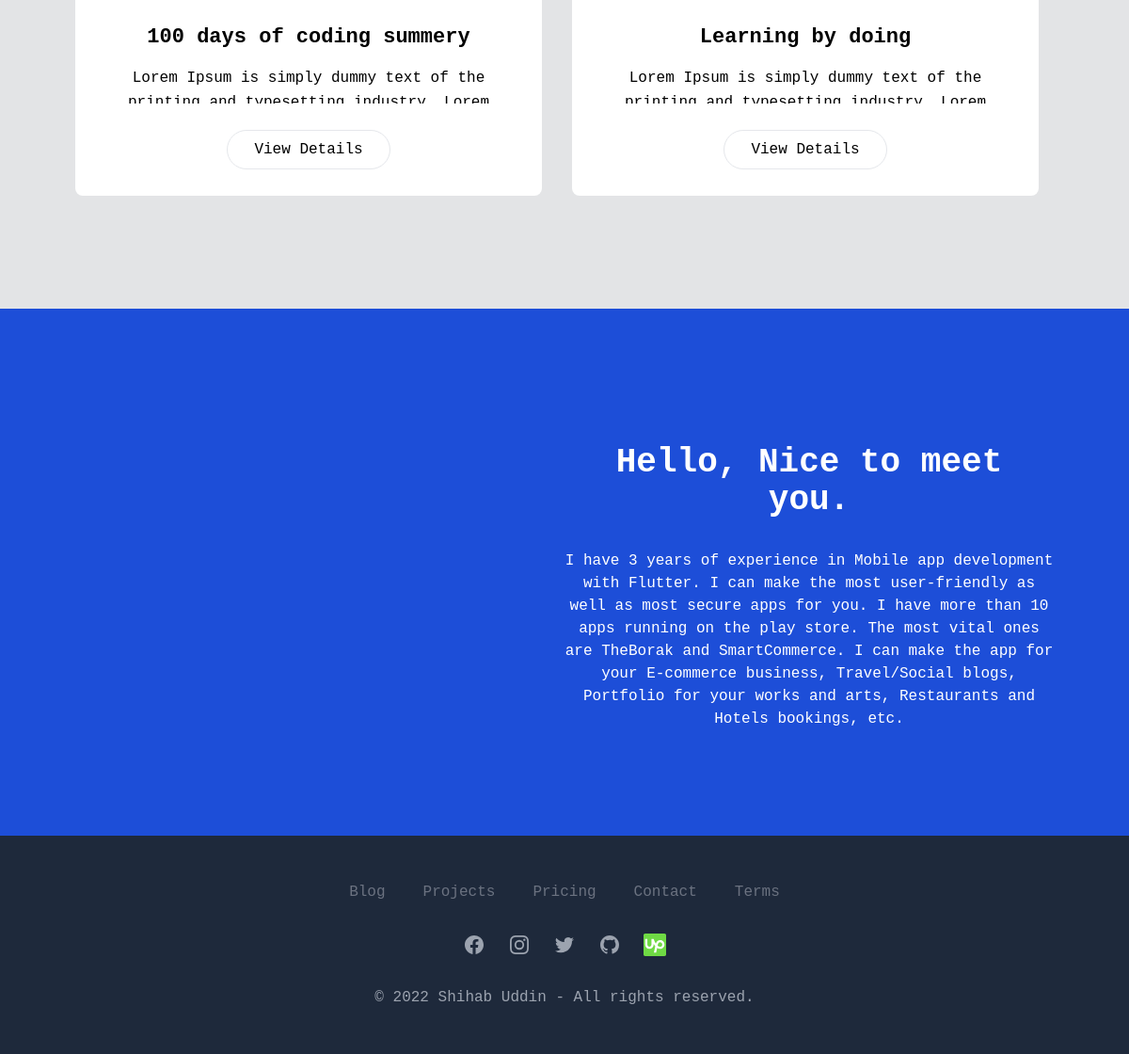
/ (lower part), run on an earlier commit of the app's database.
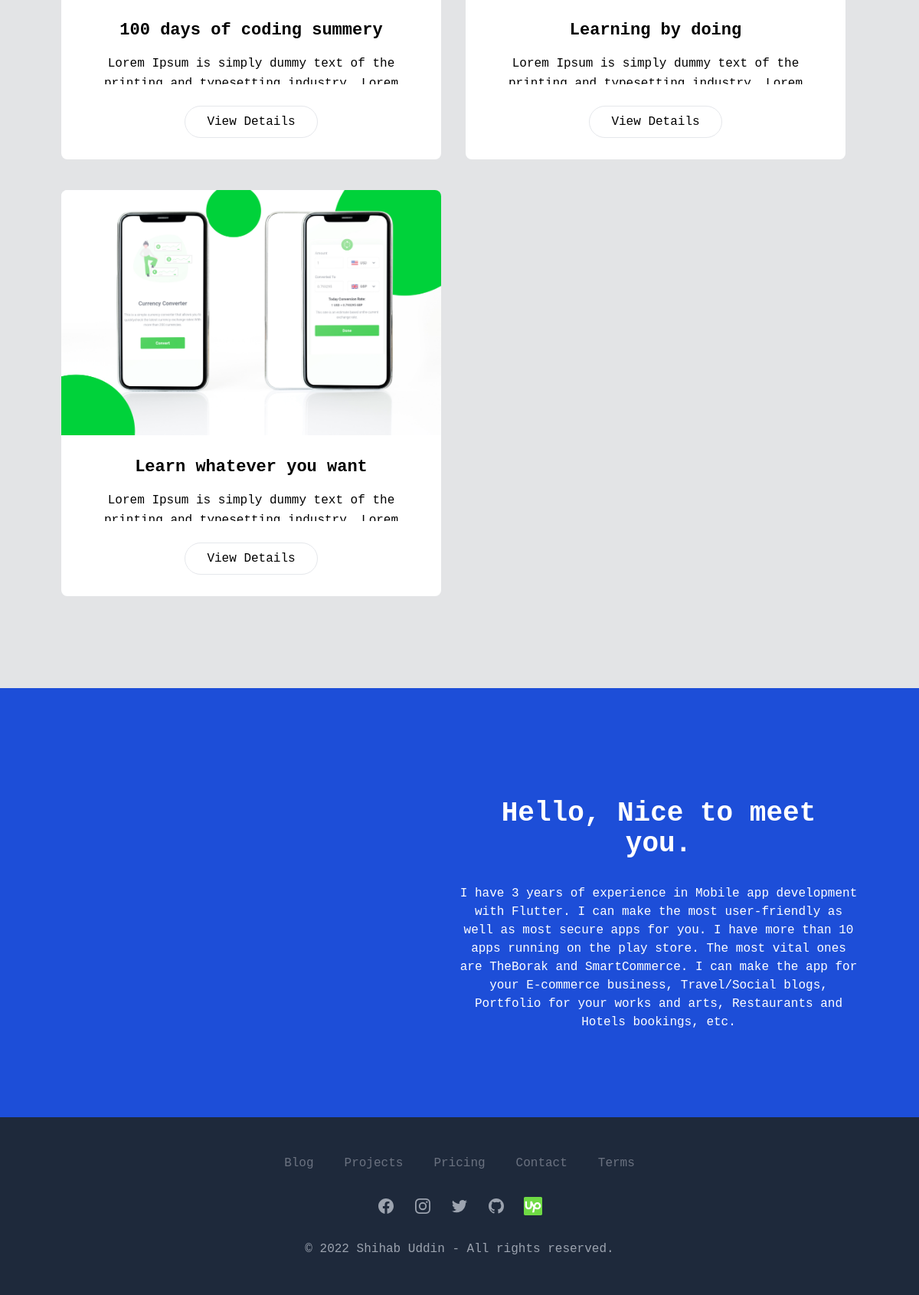
And on a later commit of the database.
### theme/models.py (models this page shows, shortened)
class Blog(models.Model):
    title = models.CharField(max_length=255)
    description = RichTextField()
    image = models.ImageField(upload_to='images/',)
    created_at = models.DateTimeField(auto_now_add=True)
    updated_at = models.DateTimeField(auto_now=True)
    Category = models.ForeignKey('Category', on_delete=models.CASCADE, related_name='blogs', null=True)

### theme/views.py (the view)
# urls.py: path('', views.index, name='index'),
def index(request):
    blogs = Blog.objects.all()
    portfolios = Portfolio.objects.all()
    return render(request, 'theme/index.html', {'blogs': blogs, 'portfolios': portfolios})

### theme/templates/theme/index.html (shortened to what this page needs)
{% load static tailwind_tags %}
<!DOCTYPE html>
<html lang="en">
  <head>
    {% tailwind_css %}
  </head>
  <body class="bg-white font-mono leading-normal tracking-normal">
    {% include 'theme/widgets/blog-section.html' %}
    {% include 'theme/widgets/greetings-section.html' %}
    {% include 'corewidgets/footer.html' %}
  </body>
</html>

### theme/templates/theme/widgets/blog-section.html (shortened to what this page needs)
{% load static %}
<section class="pt-20 lg:pt-[60px] pb-10 lg:pb-20 bg-[#e3e4e6] px-20" id="blog">
  <div class="container">
    <div class="flex flex-wrap -mx-4">
      {% for blog in blogs %}
      <div class="w-full md:w-1/2 xl:w-1/3 px-4">
        <div class="bg-white rounded-lg overflow-hidden mb-10 hover:shadow-md">
          <img src="{{blog.image.url}}" alt="image" class="w-full h-80" />
          <div class="p-8 sm:p-9 md:p-7 xl:p-9 text-center">
            <h3>
              <a
                href="javascript:void(0)"
                class="font-semibold text-dark text-xl sm:text-[22px] md:text-xl lg:text-[22px] xl:text-xl 2xl:text-[22px] mb-4 block hover:text-primary"
              >
                {{blog.title}}
              </a>
            </h3>
            <p
              class="text-base text-body-color leading-relaxed mb-7 h-10 overflow-hidden text-ellipsis"
            >
              {{blog.description}}
            </p>
            <a
              href="{%url 'blog' blog.id%}"
              class="inline-block py-2 px-7 border border-[#E5E7EB] rounded-full text-base text-body-color font-medium hover:border-primary hover:bg-primary hover:text-white transition"
            >
              View Details
            </a>
          </div>
        </div>
      </div>
      {% endfor %}
    </div>
  </div>
</section>

### theme/templates/theme/widgets/greetings-section.html (shortened to what this page needs)
<section id="#greetings">
  <div
    class="text-center text-white bg-blue-700 py-28 px-10 flex flex-col md:flex-row sm:px-10 md:px-20"
  >
    <div class="flex-1">
    </div>
    <div class="flex-1 text-center self-center">
      <h5 class="text-4xl font-bold p-8">Hello, Nice to meet you.</h5>
      <p>
        I have 3 years of experience in Mobile app development with Flutter. I
        can make the most user-friendly as well as most secure apps for you. I
        have more than 10 apps running on the play store. The most vital ones
        are TheBorak and SmartCommerce. I can make the app for your E-commerce
        business, Travel/Social blogs, Portfolio for your works and arts,
        Restaurants and Hotels bookings, etc.
      </p>
    </div>
  </div>
</section>

### theme/templates/corewidgets/footer.html (shortened to what this page needs)
{% load static %}
<section class="bg-slate-800">
  <div
    class="max-w-screen-xl px-4 py-12 mx-auto space-y-8 overflow-hidden sm:px-6 lg:px-8"
  >
    <nav class="flex flex-wrap justify-center -mx-5 -my-2">
      <div class="px-5 py-2">
        <a
          href="#"
          class="text-base leading-6 text-gray-500 hover:text-gray-900"
        >
          Blog
        </a>
      </div>
      <div class="px-5 py-2">
        <a
          href="#"
          class="text-base leading-6 text-gray-500 hover:text-gray-900"
        >
          Projects
        </a>
      </div>
      <div class="px-5 py-2">
        <a
          href="#"
          class="text-base leading-6 text-gray-500 hover:text-gray-900"
        >
          Pricing
        </a>
      </div>
      <div class="px-5 py-2">
        <a
          href="#"
          class="text-base leading-6 text-gray-500 hover:text-gray-900"
        >
          Contact
        </a>
      </div>
      <div class="px-5 py-2">
        <a
          href="#"
          class="text-base leading-6 text-gray-500 hover:text-gray-900"
        >
          Terms
        </a>
      </div>
    </nav>
    <div class="flex justify-center mt-8 space-x-6">
      <a
        href="https://facebook.com/student.shihab/"
        class="text-gray-400 hover:text-gray-500"
        aria-label="Facebook"
        target="_blank"
      >
      </a>
      <a
        href="https://instagram.com/shihabuddin247"
        class="text-gray-400 hover:text-gray-500"
        target="_blank"
      >
      </a>
      <a
        href="https://twitter.com/wonderK31433791"
        class="text-gray-400 hover:text-gray-500"
        target="_blank"
      >
      </a>
      <a
        href="https://github.com/wonderkidshihab"
        class="text-gray-400 hover:text-gray-500"
        target="_blank"
      >
      </a>
      <a href="https://upwork.com">
        <img
          class="w-6 h-6"
          aria-hidden="true"
          fill="currentColor"
          viewBox="0 0 24 24"
          src="{% static '/assets/svgs/upwork.svg' %}"
        />
      </a>
    </div>
    <p class="mt-8 text-base leading-6 text-center text-gray-400">
      © 2022 Shihab Uddin - All rights reserved.
    </p>
  </div>
</section>

What changed in the data, as far as the page shows it:
added Blog: image (picture), title "Learn whatever you want", description "Lorem Ipsum is simply dummy text of the…"
